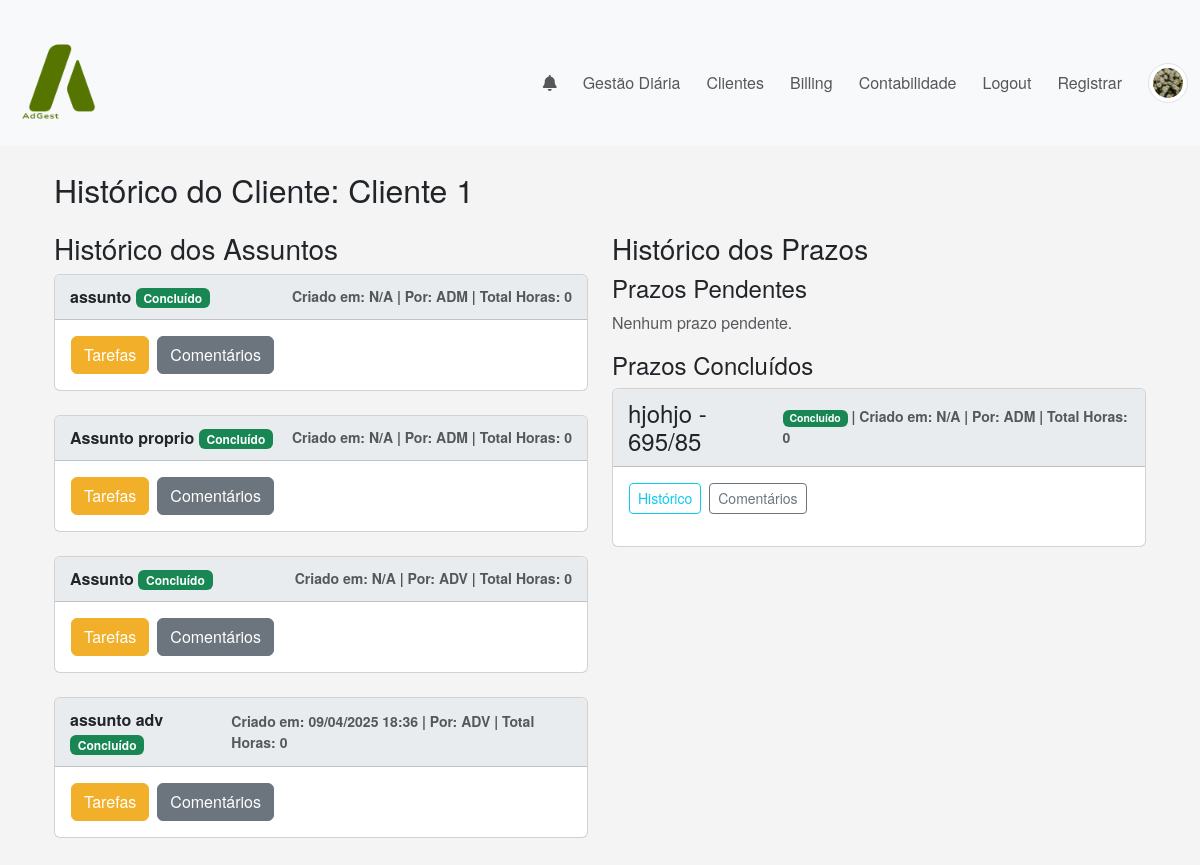
The app's page /historico/1 (signed in), older data.
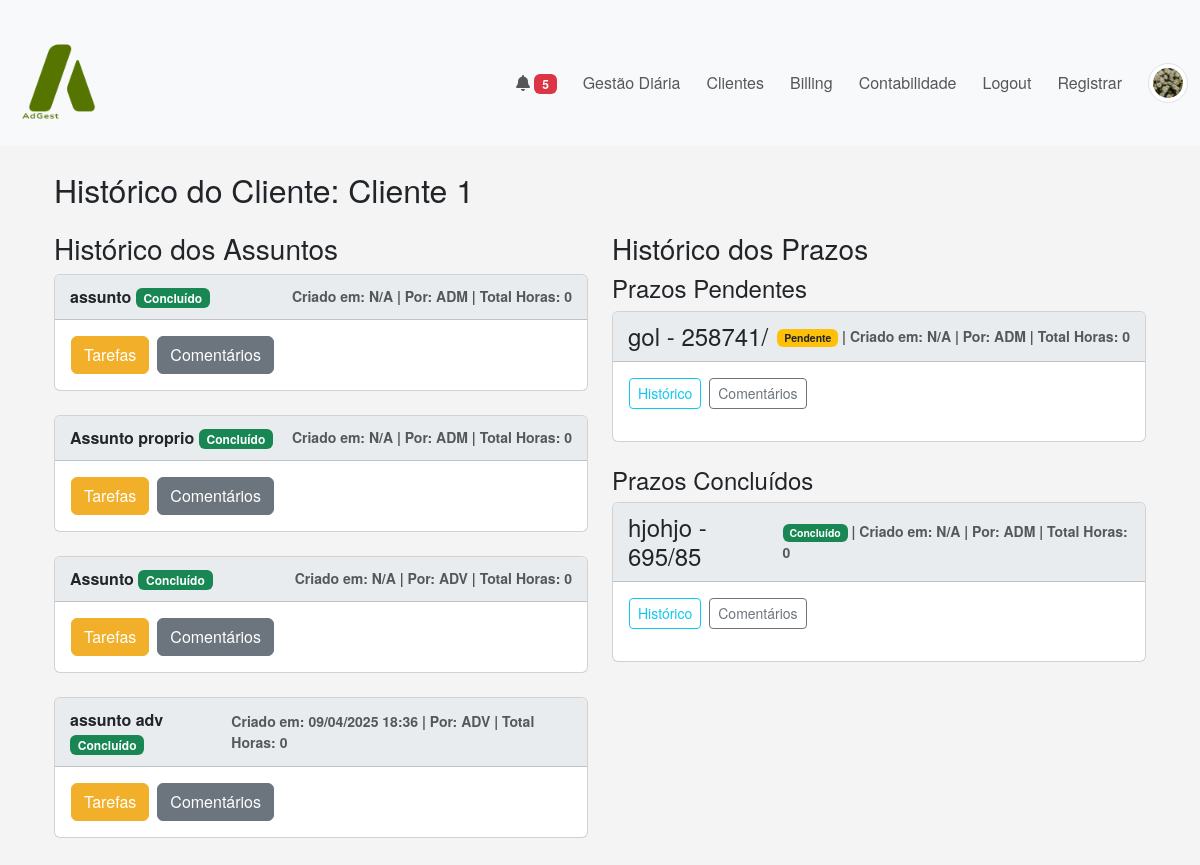
The same page, newer data.
### app/models.py (models this page shows, shortened)
class Assunto(db.Model):
    __tablename__ = 'assuntos'
    id = db.Column(db.Integer, primary_key=True)
    user_id = db.Column(db.Integer, db.ForeignKey('users.id'), nullable=False)  # Dono
    client_id = db.Column(db.Integer, db.ForeignKey('clients.id'), nullable=False)
    nome_assunto = db.Column(db.String(100), nullable=False)
    due_date = db.Column(db.Date, nullable=True)
    sort_order = db.Column(db.Integer, default=0)
    horas_assunto = db.Column(db.Float, default=0.0)
    is_completed = db.Column(db.Boolean, default=False)
    is_billed = db.Column(db.Boolean, default=False)
    completed_by = db.Column(db.Integer, db.ForeignKey('users.id'), nullable=True)
    created_at = db.Column(db.DateTime, default=datetime.utcnow)
    updated_at = db.Column(db.DateTime, onupdate=datetime.utcnow)
    tarefas = db.relationship('Tarefa', backref='assunto', cascade="all, delete-orphan", lazy='dynamic')
    shared_with = db.relationship(
        'User',
        secondary=shared_assuntos,
        backref=db.backref('shared_assuntos', lazy='dynamic', overlaps="assuntos_compartilhados,compartilhados"),
        lazy='dynamic',
        overlaps="assuntos_compartilhados,compartilhados"
    )
    user = db.relationship("User", backref="assuntos_criados", foreign_keys=lambda: [Assunto.__table__.c.user_id])

class User(UserMixin, db.Model):
    __tablename__ = 'users'
    id = db.Column(db.Integer, primary_key=True)
    username = db.Column(db.String(100), unique=True, nullable=False)
    nickname = db.Column(db.String(10), nullable=False)
    email = db.Column(db.String(120), unique=True, nullable=False)
    profile_image = db.Column(db.String(120), default='default.jpg')
    password = db.Column(db.String(200), nullable=False)
    role = db.Column(db.String(50), default='advogado')
    __table_args__ = (db.UniqueConstraint('email', name='uq_users_email'),)

class PrazoJudicial(db.Model):
    __tablename__ = 'prazos_judiciais'
    id = db.Column(db.Integer, primary_key=True)
    user_id = db.Column(db.Integer, db.ForeignKey('users.id'), nullable=False)
    client_id = db.Column(db.Integer, db.ForeignKey('clients.id'), nullable=False)
    assunto = db.Column(db.String(100), nullable=False)
    processo = db.Column(db.String(100), nullable=False)
    prazo = db.Column(db.Date, nullable=True)
    comentarios = db.Column(db.Text, nullable=True)
    status = db.Column(db.Boolean, default=False)
    horas = db.Column(db.Float, default=0.0)
    is_billed = db.Column(db.Boolean, default=False)
    data_conclusao = db.Column(db.Date, nullable=True)
    completed_by = db.Column(db.Integer, db.ForeignKey('users.id'), nullable=True)
    client = db.relationship('Client', backref='prazos_judiciais')
    shared_with = db.relationship(
        'User',
        secondary=shared_prazos,
        backref=db.backref('shared_prazos', lazy='dynamic', overlaps="prazos_compartilhados,compartilhados"),
        lazy='dynamic',
        overlaps="prazos_compartilhados,compartilhados"
    )
    user = db.relationship("User", backref="prazos_criados", foreign_keys=lambda: [PrazoJudicial.__table__.c.user_id])

### app/routes.py (the view)
@main.route('/historico/<int:client_id>')
@login_required
def historico_cliente(client_id):
    client = Client.query.get_or_404(client_id)
    assuntos_filtrados = Assunto.query.filter(
        Assunto.client.has(Client.number_interno == client.number_interno),
        or_(
            Assunto.user_id == current_user.id,
            Assunto.shared_with.any(User.id == current_user.id)
        )
    ).all()
    assuntos_concluidos = [a for a in assuntos_filtrados if a.is_completed]
    assuntos_pendentes = [a for a in assuntos_filtrados if not a.is_completed]
    prazos_filtrados = PrazoJudicial.query.filter(
        PrazoJudicial.client.has(Client.number_interno == client.number_interno),
        or_(
            PrazoJudicial.user_id == current_user.id,
            PrazoJudicial.shared_with.any(User.id == current_user.id)
        )
    ).all()
    prazos_concluidos = [p for p in prazos_filtrados if p.status]
    prazos_pendentes = [p for p in prazos_filtrados if not p.status]
    tarefas_concluidas = []
    tarefas_pendentes = []
    for assunto in assuntos_filtrados:
        for tarefa in assunto.tarefas:
            if tarefa.is_completed:
                tarefas_concluidas.append(tarefa)
            else:
                tarefas_pendentes.append(tarefa)
    comment_assunto = {}
    for assunto in assuntos_filtrados:
        comment_assunto[assunto.id] = Comment.query.filter_by(
            object_type='assunto', object_id=assunto.id
        ).order_by(Comment.created_at.desc()).all()
    comment_prazo = {}
    for prazo in prazos_filtrados:
        comment_prazo[prazo.id] = Comment.query.filter_by(
            object_type='prazo', object_id=prazo.id
        ).order_by(Comment.created_at.desc()).all()
    tasks_history = {}
    for assunto in assuntos_filtrados:
        for tarefa in assunto.tarefas:
            tasks_history[tarefa.id] = TarefaHistory.query.filter_by(
                tarefa_id=tarefa.id
            ).order_by(TarefaHistory.changed_at.desc()).all()
    prazo_history = {}
    for prazo in prazos_filtrados:
        prazo_history[prazo.id] = PrazoHistory.query.filter_by(
            prazo_id=prazo.id
        ).order_by(PrazoHistory.changed_at.desc()).all()
    user_ids = set()
    for tarefa_hist in tasks_history.values():
        for hist in tarefa_hist:
            user_ids.add(hist.changed_by)
    for prazo_hist in prazo_history.values():
        for hist in prazo_hist:
            user_ids.add(hist.changed_by)
    for comments in comment_assunto.values():
        for comment in comments:
            user_ids.add(comment.user_id)
    for comments in comment_prazo.values():
        for comment in comments:
            user_ids.add(comment.user_id)
    user_dict = {u.id: u for u in User.query.filter(User.id.in_(list(user_ids))).all()}
    form = CommentForm()
    prazo_form = CommentForm()
    return render_template(
        'historico.html',
        client=client,
        assuntos_concluidos=assuntos_concluidos,
        assuntos_pendentes=assuntos_pendentes,
        prazos_concluidos=prazos_concluidos,
        prazos_pendentes=prazos_pendentes,
        prazos=prazos_filtrados,
        tarefas_concluidas=tarefas_concluidas,
        tarefas_pendentes=tarefas_pendentes,
        comment_assunto=comment_assunto,
        comment_prazo=comment_prazo,
        tasks_history=tasks_history,
        prazo_history=prazo_history,
        user_dict=user_dict,
        form=form,
        prazo_form=prazo_form
    )

### app/templates/historico.html (shortened to what the changed rows need)
{% extends "base.html" %}
{% block content %}
<div class="container my-4">
  <h2 class="mb-4">Histórico do Cliente: {{ client.name }}</h2>
  <div class="row">
    <div class="col-md-6">
      {% set todos_assuntos = assuntos_pendentes + assuntos_concluidos %}
      {% if todos_assuntos|length > 0 %}
        {% for assunto in todos_assuntos %}
          <div class="card mb-4">
            <div class="card-header d-flex justify-content-between align-items-center">
              <div>
                <strong>{{ assunto.nome_assunto }}</strong>
                {% if assunto.is_completed %}
                  <span class="badge bg-success">Concluído</span>
                {% else %}
                  <span class="badge bg-warning text-dark">Pendente</span>
                {% endif %}
              </div>
              <div class="text-muted" style="font-size:0.875rem;">
                Criado em: {% if assunto.created_at %}{{ assunto.created_at.strftime('%d/%m/%Y %H:%M') }}{% else %}N/A{% endif %}
                | Por: {{ assunto.user.nickname if assunto.user else 'N/A' }}
                | Total Horas:
                {% set ns = namespace(total=0) %}
                {% for t in assunto.tarefas.all() %}
                  {% set ns.total = ns.total + (t.horas or 0) %}
                {% endfor %}
                {{ ns.total }}
              </div>
            </div>
            <div class="card-body">
              <div class="d-flex gap-2">
                <button class="btn btn-primary" type="button" data-bs-toggle="collapse"
                        data-bs-target="#collapse-tarefas-{{ assunto.id }}"
                        aria-expanded="false" aria-controls="collapse-tarefas-{{ assunto.id }}">
                  Tarefas
                </button>
                <button class="btn btn-secondary" type="button" data-bs-toggle="collapse"
                        data-bs-target="#collapse-comentarios-{{ assunto.id }}"
                        aria-expanded="false" aria-controls="collapse-comentarios-{{ assunto.id }}">
                  Comentários
                </button>
              </div>
            </div>
          </div>
        {% endfor %}
      {% else %}
        <p class="text-muted">Nenhum assunto registrado.</p>
      {% endif %}
    </div>
    <div class="col-md-6">
      <h3>Histórico dos Prazos</h3>
      <h4>Prazos Pendentes</h4>
      {% if prazos_pendentes and prazos_pendentes|length > 0 %}
        {% for prazo in prazos_pendentes %}
          <div class="card mb-4">
            <div class="card-header d-flex justify-content-between align-items-center">
              <h4 class="mb-0">{{ prazo.assunto }} - {{ prazo.processo }}</h4>
              <div class="text-muted" style="font-size:0.875rem;">
                {% if prazo.status %}
                  <span class="badge bg-success">Concluído</span>
                {% else %}
                  <span class="badge bg-warning text-dark">Pendente</span>
                {% endif %}
                | Criado em: {% if prazo.created_at %}{{ prazo.created_at.strftime('%d/%m/%Y %H:%M') }}{% else %}N/A{% endif %}
                | Por: {{ prazo.user.nickname if prazo.user else 'N/A' }}
                | Total Horas: {{ prazo.horas or 0 }}
              </div>
            </div>
            <div class="card-body">
              <div class="d-flex gap-2 mb-3">
                <button class="btn btn-sm btn-outline-info" type="button"
                        data-bs-toggle="collapse"
                        data-bs-target="#collapse-hist-prazo-{{ prazo.id }}"
                        aria-expanded="false" aria-controls="collapse-hist-prazo-{{ prazo.id }}">
                  Histórico
                </button>
                <button class="btn btn-sm btn-outline-secondary" type="button"
                        data-bs-toggle="collapse"
                        data-bs-target="#collapse-comentarios-prazo-{{ prazo.id }}"
                        aria-expanded="false" aria-controls="collapse-comentarios-prazo-{{ prazo.id }}">
                  Comentários
                </button>
              </div>
                  {% set prazo_hist = prazo_history[prazo.id] if prazo_history is defined and prazo.id in prazo_history else [] %}
            </div>
          </div>
        {% endfor %}
      {% else %}
        <p class="text-muted">Nenhum prazo pendente.</p>
      {% endif %}
      <h4>Prazos Concluídos</h4>
      {% if prazos_concluidos and prazos_concluidos|length > 0 %}
        {% for prazo in prazos_concluidos %}
          <div class="card mb-3">
            <div class="card-header d-flex justify-content-between align-items-center">
              <h4 class="mb-0">{{ prazo.assunto }} - {{ prazo.processo }}</h4>
              <div class="text-muted" style="font-size:0.875rem;">
                {% if prazo.status %}
                  <span class="badge bg-success">Concluído</span>
                {% else %}
                  <span class="badge bg-warning text-dark">Pendente</span>
                {% endif %}
                | Criado em: {% if prazo.created_at %}{{ prazo.created_at.strftime('%d/%m/%Y %H:%M') }}{% else %}N/A{% endif %}
                | Por: {{ prazo.user.nickname if prazo.user else 'N/A' }}
                | Total Horas: {{ prazo.horas or 0 }}
              </div>
            </div>
            <div class="card-body">
              <div class="d-flex gap-2 mb-3">
                <button class="btn btn-sm btn-outline-info" type="button"
                        data-bs-toggle="collapse"
                        data-bs-target="#collapse-hist-prazo-{{ prazo.id }}"
                        aria-expanded="false" aria-controls="collapse-hist-prazo-{{ prazo.id }}">
                  Histórico
                </button>
                <button class="btn btn-sm btn-outline-secondary" type="button"
                        data-bs-toggle="collapse"
                        data-bs-target="#collapse-comentarios-prazo-{{ prazo.id }}"
                        aria-expanded="false" aria-controls="collapse-comentarios-prazo-{{ prazo.id }}">
                  Comentários
                </button>
              </div>
                  {% set prazo_hist = prazo_history[prazo.id] if prazo_history is defined and prazo.id in prazo_history else [] %}
            </div>
          </div>
        {% endfor %}
      {% else %}
        <p class="text-muted">Nenhum prazo concluído.</p>
      {% endif %}
    </div>
  </div>
</div>
{% endblock %}

### app/templates/base.html (shortened to what this page needs)
<!doctype html>
<html lang="pt">
  <head>
    <link
      rel="stylesheet"
      href="https://cdnjs.cloudflare.com/ajax/libs/font-awesome/6.2.1/css/all.min.css"
    />
    <link
      href="https://cdn.jsdelivr.net/npm/bootstrap@5.3.0/dist/css/bootstrap.min.css"
      rel="stylesheet"
    >
    <link rel="stylesheet" href="{{ url_for('static', filename='css/style.css') }}">
  </head>
  <body class="{% block body_class %}{% endblock %}">
    <nav class="navbar navbar-expand-lg navbar-light bg-light">
      <div class="container-fluid">
        <a href="{{ url_for('main.index') }}" class="navbar-brand d-flex align-items-center">
          <img src="{{ url_for('static', filename='icons/logo_pag.png') }}"
               alt="Logo AdGest"
               style="width: 100px; height: 100px; object-fit: cover">
        </a>
        <div class="collapse navbar-collapse" id="navbarNav">
          <ul class="navbar-nav ms-auto">
            <li class="nav-item dropdown">
              <a class="nav-link dropdown-toggle" href="#" id="navbarNotifications" role="button" data-bs-toggle="dropdown" aria-expanded="false">
                <i class="fa-solid fa-bell"></i>
                {% if unread_count > 0 %}
                  <span class="badge bg-danger">{{ unread_count }}</span>
                {% endif %}
              </a>
            </li>
            <li class="nav-item">
              <a class="nav-link" href="{{ url_for('main.dashboard') }}">Gestão Diária</a>
            </li>
            <li class="nav-item">
              <a class="nav-link" href="{{ url_for('main.clientes') }}">Clientes</a>
            </li>
            {% if current_user.is_authenticated and current_user.role not in ['contabilidade', 'backoffice'] %}
            <li class="nav-item">
              <a class="nav-link" href="{{ url_for('main.billing') }}">Billing</a>
            </li>
            {% endif %}
            {% if current_user.is_authenticated and current_user.role in ['contabilidade', 'admin'] %}
              <li class="nav-item">
                <a class="nav-link" href="{{ url_for('accounting.manage_invoices') }}">
                  Contabilidade
                </a>
              </li>
            {% endif %}
            {% if current_user.is_authenticated %}
              <li class="nav-item">
                <a class="nav-link" href="{{ url_for('main.logout') }}">Logout</a>
              </li>
              {% if current_user.role == 'admin' %}
                <li class="nav-item">
                  <a class="nav-link" href="{{ url_for('main.register') }}">Registrar</a>
                </li>
              {% endif %}
              {% if current_user.is_authenticated and current_user.profile_image %}
              <a href="{{ url_for('main.profile') }}" class="ms-2">
                <img src="{{ url_for('static', filename='icons/' ~ current_user.profile_image) }}"
                    alt="Avatar" class="img-thumbnail"
                    style="width: 40px; height: 40px; object-fit: cover; border-radius: 50%;">
              </a>
            {% endif %}
            </div>
            {% else %}
              <li class="nav-item">
                <a class="nav-link" href="{{ url_for('main.login') }}">Login</a>
              </li>
            {% endif %}
        </div>
    </nav>
    <div class="container mt-3">
      {% block content %}{% endblock %}
    </div>
  </body>
</html>

Row changes from the older to the newer data that the page shows:
added PrazoJudicial: assunto "gol", processo "258741/", status "Pendente", user "ADM", horas "0", shown under "Prazos Pendentes"
Text that changed along with them:
{{ unread_count }}: (not shown) → "5"
text no longer shown: "Nenhum prazo pendente."
